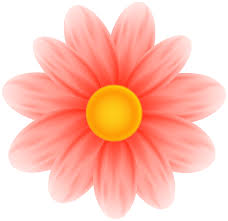
#> input picture String Art/images.jpg, 228 x 221 px, found by its file name
$ python main.py
#> lines starting #> are read from the running program, lines starting #| are printed output that depends on the picture; after the words box and inside, x2 and y2 are one past the last pixel; in counts of white or black regions, pixels touching at a corner belong together
import numpy as np
from PIL import Image, ImageDraw
import matplotlib.pyplot as plt
from matplotlib.gridspec import GridSpec


# Load an image, crop to a square, resize, convert to inverse grayscale
def prepareImage(path: str, size: int) -> np.ndarray:
#> called with path = 'String Art/images.jpg', size = 512
    img = Image.open(path).convert("L") # grayscale, uint8
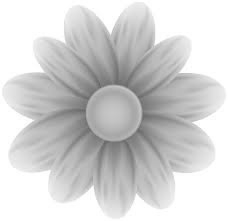
#> img: PIL image 228x221 L; min 100, max 255, mean 210.6

    # centre-crop to square
    w, h = img.size
#> w = 228; h = 221
    side = min(w, h)
#> side = 221
    left, top = (w - side) // 2, (h - side) // 2
#> left = 3; top = 0
    img = img.crop((left, top, left + side, top + side))
#> img: PIL image 221x221 L

    img = img.resize((size, size), Image.LANCZOS)
#> img: PIL image 512x512 L

    # f_gray ∈ [0,1]
    f_gray = np.array(img, dtype=np.float32) / 255.0

    # f^(0) = 1 - f_gray
    residual = 1.0 - f_gray
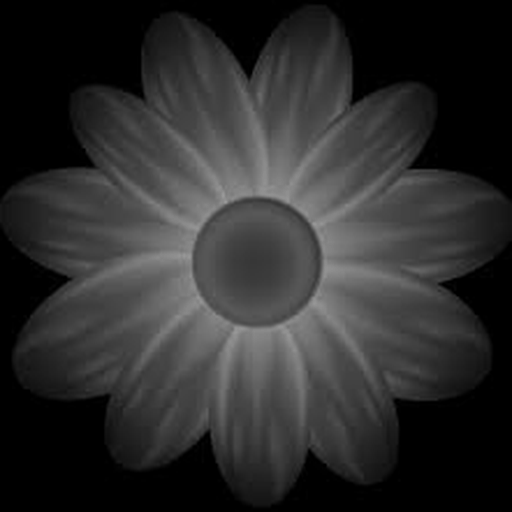
#> residual: shape (512, 512) float32; min 0, max 0.608, mean 0.18

    # zero out pixels outside the inscribed circle
    cy, cx = size / 2, size / 2
    R = size / 2 - 1
    ys, xs = np.ogrid[:size, :size]
    mask = (xs - cx)**2 + (ys - cy)**2 > R**2
    residual[mask] = 0.0
#> residual: shape (512, 512) float32; 1.48% of pixels changed, all inside (x1, y1, x2, y2) = (0, 0, 512, 512)

    return residual


# Compute nail positions
# n_i = (R·cos(2πi/N),  R·sin(2πi/N))
def nailPositions(N: int, size: int) -> np.ndarray:
    cx, cy = size / 2, size / 2
    R = size / 2 - 2 # slight inset so nails stay inside canvas

    angles = 2 * np.pi * np.arange(N) / N
    xs = cx + R * np.cos(angles)
    ys = cy + R * np.sin(angles)

    # round to nearest pixel
    nails = np.stack([xs, ys], axis=1).astype(int)
    return nails


# Precompute all chord pixel paths
# L_ij = set of pixels on the line between nail i and nail j.
# Computed once using Bresenham's algorithm, stored for reuse
# Returns an (M, 2) array of (x, y) pixel coordinates along the
# line from (x0,y0) to (x1,y1), using Bresenham's algorithm.
def bresenham_line(x0: int, y0: int, x1: int, y1: int) -> np.ndarray:
    pts = []
    dx, dy = abs(x1 - x0), abs(y1 - y0)
    sx = 1 if x0 < x1 else -1
    sy = 1 if y0 < y1 else -1
    err = dx - dy

    cx, cy = x0, y0
    while True:
        pts.append((cx, cy))
        if cx == x1 and cy == y1:
            break
        e2 = 2 * err
        if e2 > -dy:
            err -= dy
            cx  += sx
        if e2 < dx:
            err += dx
            cy  += sy

    return np.array(pts, dtype=np.int32)


def precompute_chords(nails: np.ndarray, size: int, min_skip = None) -> dict:
    """
    Precompute the pixel path for every valid nail pair (i, j).

    min_skip: minimum index gap between nails to avoid near-parallel
              short chords at the perimeter. Defaults to N//20.

    Returns a dict:  (i, j) → np.ndarray of shape (M, 2)
    Only stores i < j to avoid redundancy (L_ij == L_ji).
    """
#> called with nails = array of shape (300, 2), size = 512
    N = len(nails)
    if min_skip is None:
        min_skip = max(5, N // 20)

    chords = {}
    for i in range(N):
        for j in range(i + 1, N):
            gap = min(j - i, N - (j - i))        # shortest arc distance between nails
            if gap < min_skip:
                continue                           # skip chords between adjacent nails
            x0, y0 = nails[i]
            x1, y1 = nails[j]
            pts = bresenham_line(x0, y0, x1, y1)

            # clip to canvas bounds (safety)
            valid = (pts[:, 0] >= 0) & (pts[:, 0] < size) & \
                    (pts[:, 1] >= 0) & (pts[:, 1] < size)
            chords[(i, j)] = pts[valid]

    return chords


# SECTION 4 — Score a chord (the Radon projection)
#   S^(k)(i,j) = (1 / |L_ij|) · Σ_{(x,y) ∈ L_ij}  f^(k)(x, y)
#
# This IS the discrete Radon Transform of f^(k) along chord (i,j).
# We evaluate it for all chords at each iteration.

# [165 lines left out: functions score_chord, run_greedy, render, visualise, not called in this run]


if __name__ == "__main__":
    SIZE  = 512     # canvas size in pixels
    N     = 300     # number of nails
    K     = 1000     # number of strings
    ALPHA = 0.18    # line opacity

    print("=== String Art Generator ===\n")

    # 1. image
    print("1. Preparing image...")
    img_path = r"String Art/images.jpg"
    f0 = prepareImage(img_path, size=SIZE)
    f0_orig = f0.copy()                          # keep a copy for visualisation

    # 2. nails
    print(f"2. Placing {N} nails...")
    nails = nailPositions(N, SIZE)
    print(f"   Angular resolution Δθ ≈ {180/N:.1f}°")

    # 3. precompute chords
    print("3. Precomputing chord pixel paths...")
#> (the run stopped early here; a loop or call above may not have finished)
